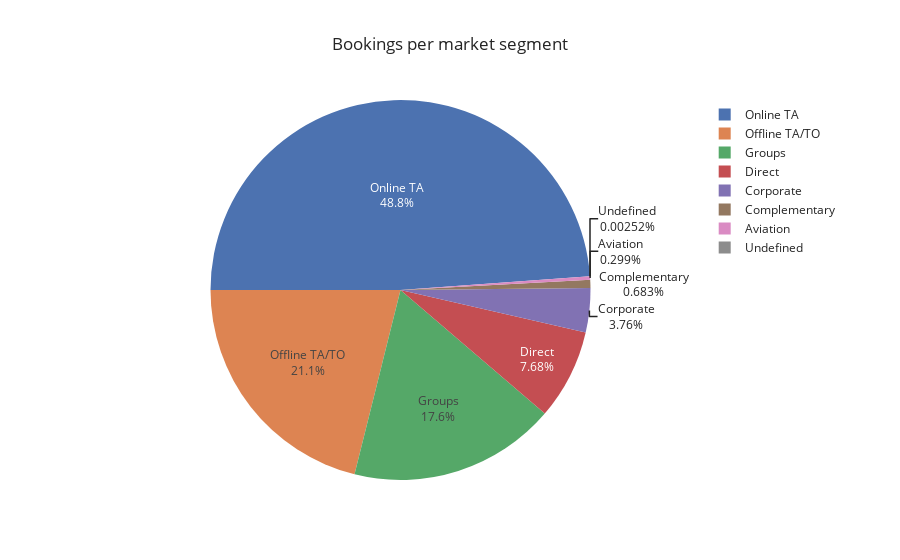

Notebook cell for this chart:
### Code cell
# total bookings per market segment (incl. canceled)
segments=df["MarketSegment"].value_counts()
# pie plot
MS_fig = px.pie(segments,values=segments.values,names=segments.index,title="Bookings per market segment",template="seaborn")
MS_fig.update_traces(rotation=-90, textinfo="percent+label")
MS_fig.show()

### Figure 1 — Plotly figure (JSON) as saved in the notebook; plotly's stock layout.template omitted (floating-point values rounded to 4 significant figures)
{"data": [{"domain": {"x": [0, 1], "y": [0, 1]}, "hovertemplate": "index=%{label}<br>value=%{value}<extra></extra>", "labels": ["Online TA", "Offline TA/TO", "Groups", "Direct", "Corporate", "Complementary", "Aviation", "Undefined"], "legendgroup": "", "name": "", "rotation": -90, "showlegend": true, "textinfo": "percent+label", "type": "pie", "values": [38748, 16747, 13975, 6093, 2986, 542, 237, 2]}], "layout": {"legend": {"tracegroupgap": 0}, "title": {"text": "Bookings per market segment"}}}
